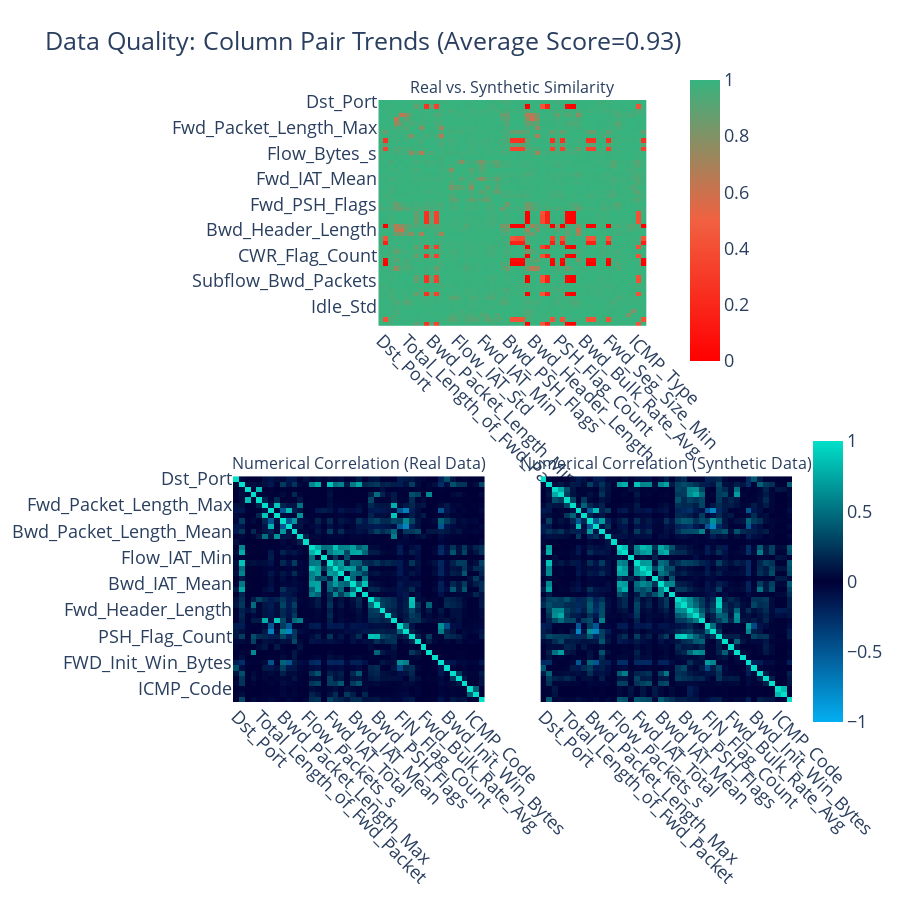

Write notebook code for a chart like this one.
### Code cell
# plot Column Pair Trends -> referred to the "Fidelity Row" in the paper
fig = quality_report.get_visualization(property_name='Column Pair Trends')
fig.show()

### Figure 1 — Plotly figure (JSON) as saved in the notebook; plotly's stock layout.template omitted (floating-point values rounded to 4 significant figures; data arrays with more than 128 entries replaced by an {"elided": "..."} marker saying what was removed)
{"data": [{"coloraxis": "coloraxis", "hovertemplate": "<b>Column Pair</b><br>(%{x},%{y})<br><br>Similarity: %{z}<extra></extra>", "x": ["Dst_Port", "Protocol", "Flow_Duration", "Total_Fwd_Packet", "Total_Bwd_packets", "Total_Length_of_Fwd_Packet", "Fwd_Packet_Length_Max", "Fwd_Packet_Length_Min", "Fwd_Packet_Length_Mean", "Bwd_Packet_Length_Max", "Bwd_Packet_Length_Min", "Bwd_Packet_Length_Mean", "Flow_Bytes_s", "Flow_Packets_s", "Flow_IAT_Mean", "Flow_IAT_Std", "Flow_IAT_Min", "Fwd_IAT_Total", "Fwd_IAT_Mean", "Fwd_IAT_Std", "Fwd_IAT_Min", "Bwd_IAT_Mean", "Bwd_IAT_Std", "Bwd_IAT_Min", "Fwd_PSH_Flags", "Bwd_PSH_Flags", "Fwd_URG_Flags", "Fwd_RST_Flags", "Bwd_RST_Flags", "Fwd_Header_Length", "Bwd_Header_Length", "Packet_Length_Mean", "FIN_Flag_Count", "SYN_Flag_Count", "RST_Flag_Count", "PSH_Flag_Count", "CWR_Flag_Count", "Down_Up_Ratio", "Fwd_Bulk_Rate_Avg", "Bwd_Bytes_Bulk_Avg", "Bwd_Bulk_Rate_Avg", "Subflow_Fwd_Packets", "Subflow_Bwd_Packets", "FWD_Init_Win_Bytes", "Bwd_Init_Win_Bytes", "Fwd_Seg_Size_Min", "Active_Mean", "Active_Std", "Idle_Std", "ICMP_Code", "ICMP_Type", "Total_TCP_Flow_Time", "Label"], "y": ["Dst_Port", "Protocol", "Flow_Duration", "Total_Fwd_Packet", "Total_Bwd_packets", "Total_Length_of_Fwd_Packet", "Fwd_Packet_Length_Max", "Fwd_Packet_Length_Min", "Fwd_Packet_Length_Mean", "Bwd_Packet_Length_Max", "Bwd_Packet_Length_Min", "Bwd_Packet_Length_Mean", "Flow_Bytes_s", "Flow_Packets_s", "Flow_IAT_Mean", "Flow_IAT_Std", "Flow_IAT_Min", "Fwd_IAT_Total", "Fwd_IAT_Mean", "Fwd_IAT_Std", "Fwd_IAT_Min", "Bwd_IAT_Mean", "Bwd_IAT_Std", "Bwd_IAT_Min", "Fwd_PSH_Flags", "Bwd_PSH_Flags", "Fwd_URG_Flags", "Fwd_RST_Flags", "Bwd_RST_Flags", "Fwd_Header_Length", "Bwd_Header_Length", "Packet_Length_Mean", "FIN_Flag_Count", "SYN_Flag_Count", "RST_Flag_Count", "PSH_Flag_Count", "CWR_Flag_Count", "Down_Up_Ratio", "Fwd_Bulk_Rate_Avg", "Bwd_Bytes_Bulk_Avg", "Bwd_Bulk_Rate_Avg", "Subflow_Fwd_Packets", "Subflow_Bwd_Packets", "FWD_Init_Win_Bytes", "Bwd_Init_Win_Bytes", "Fwd_Seg_Size_Min", "Active_Mean", "Active_Std", "Idle_Std", "ICMP_Code", "ICMP_Type", "Total_TCP_Flow_Time", "Label"], "z": {"elided": "53x53 float values"}, "type": "heatmap", "xaxis": "x", "yaxis": "y"}, {"coloraxis": "coloraxis2", "customdata": {"elided": "43x43 float values"}, "hovertemplate": "<b>Correlation</b><br>(%{x},%{y})<br><br>Synthetic: %{z}<br>(vs. Real: %{customdata})<extra></extra>", "x": ["Dst_Port", "Flow_Duration", "Total_Fwd_Packet", "Total_Bwd_packets", "Total_Length_of_Fwd_Packet", "Fwd_Packet_Length_Max", "Fwd_Packet_Length_Min", "Fwd_Packet_Length_Mean", "Bwd_Packet_Length_Max", "Bwd_Packet_Length_Min", "Bwd_Packet_Length_Mean", "Flow_Bytes_s", "Flow_Packets_s", "Flow_IAT_Mean", "Flow_IAT_Std", "Flow_IAT_Min", "Fwd_IAT_Total", "Fwd_IAT_Mean", "Fwd_IAT_Std", "Fwd_IAT_Min", "Bwd_IAT_Mean", "Bwd_IAT_Std", "Bwd_IAT_Min", "Fwd_PSH_Flags", "Bwd_PSH_Flags", "Fwd_Header_Length", "Bwd_Header_Length", "Packet_Length_Mean", "FIN_Flag_Count", "SYN_Flag_Count", "PSH_Flag_Count", "Down_Up_Ratio", "Fwd_Bulk_Rate_Avg", "Bwd_Bytes_Bulk_Avg", "Bwd_Bulk_Rate_Avg", "FWD_Init_Win_Bytes", "Bwd_Init_Win_Bytes", "Active_Mean", "Active_Std", "Idle_Std", "ICMP_Code", "ICMP_Type", "Total_TCP_Flow_Time"], "y": ["Dst_Port", "Flow_Duration", "Total_Fwd_Packet", "Total_Bwd_packets", "Total_Length_of_Fwd_Packet", "Fwd_Packet_Length_Max", "Fwd_Packet_Length_Min", "Fwd_Packet_Length_Mean", "Bwd_Packet_Length_Max", "Bwd_Packet_Length_Min", "Bwd_Packet_Length_Mean", "Flow_Bytes_s", "Flow_Packets_s", "Flow_IAT_Mean", "Flow_IAT_Std", "Flow_IAT_Min", "Fwd_IAT_Total", "Fwd_IAT_Mean", "Fwd_IAT_Std", "Fwd_IAT_Min", "Bwd_IAT_Mean", "Bwd_IAT_Std", "Bwd_IAT_Min", "Fwd_PSH_Flags", "Bwd_PSH_Flags", "Fwd_Header_Length", "Bwd_Header_Length", "Packet_Length_Mean", "FIN_Flag_Count", "SYN_Flag_Count", "PSH_Flag_Count", "Down_Up_Ratio", "Fwd_Bulk_Rate_Avg", "Bwd_Bytes_Bulk_Avg", "Bwd_Bulk_Rate_Avg", "FWD_Init_Win_Bytes", "Bwd_Init_Win_Bytes", "Active_Mean", "Active_Std", "Idle_Std", "ICMP_Code", "ICMP_Type", "Total_TCP_Flow_Time"], "z": {"elided": "43x43 float values"}, "type": "heatmap", "xaxis": "x2", "yaxis": "y2"}, {"coloraxis": "coloraxis2", "customdata": {"elided": "43x43 float values"}, "hovertemplate": "<b>Correlation</b><br>(%{x},%{y})<br><br>Synthetic: %{z}<br>(vs. Real: %{customdata})<extra></extra>", "x": ["Dst_Port", "Flow_Duration", "Total_Fwd_Packet", "Total_Bwd_packets", "Total_Length_of_Fwd_Packet", "Fwd_Packet_Length_Max", "Fwd_Packet_Length_Min", "Fwd_Packet_Length_Mean", "Bwd_Packet_Length_Max", "Bwd_Packet_Length_Min", "Bwd_Packet_Length_Mean", "Flow_Bytes_s", "Flow_Packets_s", "Flow_IAT_Mean", "Flow_IAT_Std", "Flow_IAT_Min", "Fwd_IAT_Total", "Fwd_IAT_Mean", "Fwd_IAT_Std", "Fwd_IAT_Min", "Bwd_IAT_Mean", "Bwd_IAT_Std", "Bwd_IAT_Min", "Fwd_PSH_Flags", "Bwd_PSH_Flags", "Fwd_Header_Length", "Bwd_Header_Length", "Packet_Length_Mean", "FIN_Flag_Count", "SYN_Flag_Count", "PSH_Flag_Count", "Down_Up_Ratio", "Fwd_Bulk_Rate_Avg", "Bwd_Bytes_Bulk_Avg", "Bwd_Bulk_Rate_Avg", "FWD_Init_Win_Bytes", "Bwd_Init_Win_Bytes", "Active_Mean", "Active_Std", "Idle_Std", "ICMP_Code", "ICMP_Type", "Total_TCP_Flow_Time"], "y": ["Dst_Port", "Flow_Duration", "Total_Fwd_Packet", "Total_Bwd_packets", "Total_Length_of_Fwd_Packet", "Fwd_Packet_Length_Max", "Fwd_Packet_Length_Min", "Fwd_Packet_Length_Mean", "Bwd_Packet_Length_Max", "Bwd_Packet_Length_Min", "Bwd_Packet_Length_Mean", "Flow_Bytes_s", "Flow_Packets_s", "Flow_IAT_Mean", "Flow_IAT_Std", "Flow_IAT_Min", "Fwd_IAT_Total", "Fwd_IAT_Mean", "Fwd_IAT_Std", "Fwd_IAT_Min", "Bwd_IAT_Mean", "Bwd_IAT_Std", "Bwd_IAT_Min", "Fwd_PSH_Flags", "Bwd_PSH_Flags", "Fwd_Header_Length", "Bwd_Header_Length", "Packet_Length_Mean", "FIN_Flag_Count", "SYN_Flag_Count", "PSH_Flag_Count", "Down_Up_Ratio", "Fwd_Bulk_Rate_Avg", "Bwd_Bytes_Bulk_Avg", "Bwd_Bulk_Rate_Avg", "FWD_Init_Win_Bytes", "Bwd_Init_Win_Bytes", "Active_Mean", "Active_Std", "Idle_Std", "ICMP_Code", "ICMP_Type", "Total_TCP_Flow_Time"], "z": {"elided": "43x43 float values"}, "type": "heatmap", "xaxis": "x3", "yaxis": "y3"}], "layout": {"xaxis": {"anchor": "y", "domain": [0.26, 0.74], "tickangle": 45}, "yaxis": {"anchor": "x", "domain": [0.625, 1], "autorange": "reversed"}, "xaxis2": {"anchor": "y2", "domain": [0, 0.45], "tickangle": 45}, "yaxis2": {"anchor": "x2", "domain": [0, 0.375], "autorange": "reversed"}, "xaxis3": {"anchor": "y3", "domain": [0.55, 1], "tickangle": 45, "matches": "x2"}, "yaxis3": {"anchor": "x3", "domain": [0, 0.375], "visible": false, "matches": "y2", "autorange": "reversed"}, "annotations": [{"font": {"size": 16}, "showarrow": false, "text": "Real vs. Synthetic Similarity", "x": 0.5, "xanchor": "center", "xref": "paper", "y": 1, "yanchor": "bottom", "yref": "paper"}, {"font": {"size": 16}, "showarrow": false, "text": "Numerical Correlation (Real Data)", "x": 0.225, "xanchor": "center", "xref": "paper", "y": 0.375, "yanchor": "bottom", "yref": "paper"}, {"font": {"size": 16}, "showarrow": false, "text": "Numerical Correlation (Synthetic Data)", "x": 0.775, "xanchor": "center", "xref": "paper", "y": 0.375, "yanchor": "bottom", "yref": "paper"}], "title": {"text": "Data Quality: Column Pair Trends (Average Score=0.93)"}, "coloraxis": {"colorbar": {"len": 0.5, "x": 0.8, "y": 0.8}, "cmin": 0, "cmax": 1, "colorscale": [[0, "#FF0000"], [0.5, "#F16141"], [1, "#36B37E"]]}, "coloraxis2": {"colorbar": {"len": 0.5, "y": 0.2}, "cmin": -1, "cmax": 1, "colorscale": [[0, "#03AFF1"], [0.5, "#000036"], [1, "#01E0C9"]]}, "font": {"size": 18}, "height": 900, "width": 900}}
